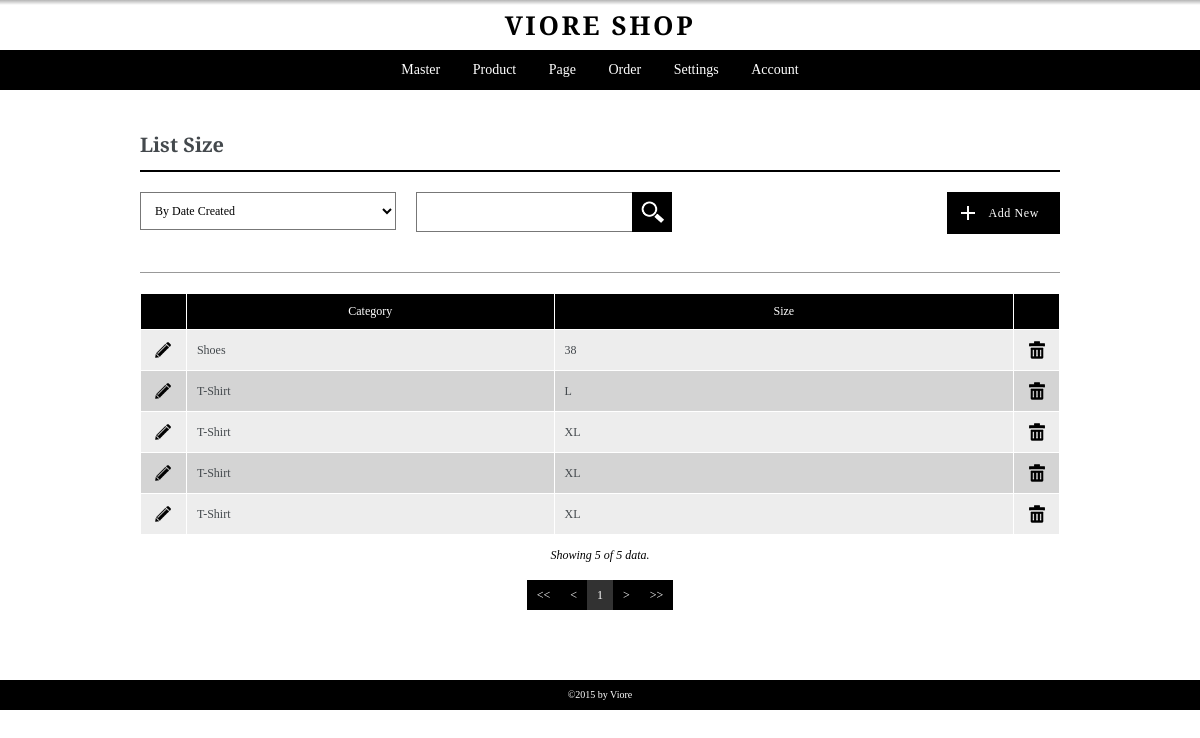
/admin/pages/listsize.php, run on the app's committed database.
### tables this page shows
CREATE TABLE `size` (
  `id_size` int(5) NOT NULL,
  `id_category` int(5) NOT NULL,
  `size_name` varchar(100) NOT NULL,
  `user_create` int(5) NOT NULL,
  `user_edit` int(5) NOT NULL,
  `date_created` datetime NOT NULL,
  `date_edited` datetime NOT NULL,
  `active` int(1) NOT NULL
);

CREATE TABLE `category` (
  `id_category` int(5) NOT NULL,
  `category_name` varchar(100) NOT NULL,
  `category_description` text NOT NULL,
  `user_create` int(5) NOT NULL,
  `user_edit` int(5) NOT NULL,
  `date_created` datetime NOT NULL,
  `date_edited` datetime NOT NULL,
  `active` int(1) NOT NULL
);

### admin/pages/listsize.php (the view, shortened to what this page needs)
<?php
	include "header.php";
	$pagecall = "listsize";
	include "controller.php";
?>
<div class="container">
	<div class="content list listsize">
		<h3>List Size</h3>
		<?php
			include ("../pages/filter-box.php");
		?>
		<div class="data-table">
			<table border="1" cellpadding="0" cellspacing="0" width="100%">
				<colgroup>
					<col width="5%">
					<col width="40%">
					<col width="">
					<col width="5%">
				</colgroup>
				<thead>
					<tr>
						<th>&nbsp;</th>
						<th>Category</th>
						<th>Size</th>
						<th>&nbsp;</th>
					</tr>
				</thead>
				<tbody>
					<?php
					$batas=20;
					if (empty($halaman))
					{
						$posisi=0;
						$halaman=1;
					}
					else
					{
						$posisi=($halaman-1)*$batas;
					}
					$sql = "SELECT s.*, c.category_name FROM size s, category c ";
					$sql .= "WHERE s.id_category = c.id_category ";
					if ((isset($_POST['sortingchoice'])) AND ($_POST['sortingchoice']!="all"))
					{
						$sorting_opt = explode(":", $_POST['sortingchoice']);
						$sql .= "ORDER BY ".$sorting_opt[0]." ".$sorting_opt[1]." ";
					}
					else{
						$sql .= "ORDER BY date_created DESC ";
					}
					$sqlp = $sql."LIMIT $posisi,$batas";
					$result = mysql_query($sqlp);
					while ($row=mysql_fetch_array($result))
					{
						echo '<tr>';
						echo '	<td align="center">
									<a href="'.$addnewpage.'?action=ubah&kode='.$row["id_size"].'" class="link-opt"><img src="../images/icon-pencil.png" alt="Edit" title="Edit"></a>
								</td>
						';
						echo '	<td align="left">'.$row['category_name'].'</td>';
						echo '	<td align="left">'.$row['size_name'].'</td>';
						echo '	<td align="center">
									<a href="deletion.php?kode='.$row["id_size"].'&pagecall='.$pagecall.'" class="link-opt"><img src="../images/icon-trash.png" alt="Delete" title="Delete"></a>
								</td>
						';
						echo '</tr>';
					}
					?>
				</tbody>
			</table>
		</div>
		<div class="data-show">
			<?php
				$jumlah = mysql_num_rows($result);
				$showing = $batas;
				if ($jumlah<$batas){$showing=$jumlah;}
				echo '<p>Showing '.$showing.' of '.$jumlah.' data.</p>';
			?>
		</div>
		<?php
			include ("../modules/paging.php");
		?>
	</div>
</div>
<?php
	include "footer.php";
?>

### admin/pages/header.php (shortened to what this page needs)
<html>
<head>
	<link rel="stylesheet" type="text/css" href="../css/reset.css">
	<link rel="stylesheet" type="text/css" href="../css/baseline.css">
	<link rel="stylesheet" type="text/css" href="../css/layout.css">
	<link rel="stylesheet" type="text/css" href="../css/main.css">
	<link rel="stylesheet" type="text/css" href="../css/tablet.css" media="only screen and (max-width: 768px)" charset="utf-8">
	<link rel="stylesheet" type="text/css" href="../css/mobile540.css" media="only screen and (max-width: 540px)" charset="utf-8">
	<link rel="stylesheet" type="text/css" href="../css/mobile.css" media="only screen and (max-width: 320px)" charset="utf-8">
</head>
<body>
<div class="wrapper">
<header>
		<div class="header-content">
			<a href=""><h1>VIORE SHOP</h1></a>
		</div>
		<div class="menu">
			<nav>
				<ul>
					<li><a href="">Master</a>
					</li>
					<li>
						<a href="">Product</a>
					</li>
					<li>
						<a href="">Page</a>
					</li>
					<li>
						<a href="">Order</a>
					</li>
					<li>
						<a href="">Settings</a>
					</li>
					<li>
						<a href="">Account</a>
					</li>
				</ul>
			</nav>
		</div>
	</header>

### admin/pages/filter-box.php (shortened to what this page needs)
<?php
switch($pagecall){
	case "listsize" :
	$addnewpage = "addsize.php";
	break;
}
?>
<div class="form-tools">
	<div class="filter-box add-new">
		<a href="<?php echo $addnewpage; ?>" class="button add-button">Add New</a>
	</div>
	<form action='<?php echo $pagecall;?>.php' method='POST' name="sorting" id="sorting">
		<div class="filter-box sorting">
			<select name='sortingchoice' id='sortingchoice'>
				<option value='all' selected>By Date Created</option>
			</select>
		</div>
		<div class="filter-box search">
			<input type='text' name='tekscari' id='tekscari' value='<?php if(isset($_POST['tekscari'])){ echo $_POST["tekscari"];}?>'>
			<input type='submit' name='search' id='search' value=''>
		</div>
	</form>
</div>

### admin/modules/paging.php (shortened to what this page needs)
<?php
$tampil= mysql_query($sql);
$jmldata=mysql_num_rows($tampil);
$jmlhalaman=ceil($jmldata/$batas);
$file="../pages/".$pagecall.".php";
?>
<div class="pagination">
	<nav>
		<ul>
		<?php
		if($halaman>1)
		{
			$previous=$halaman-1;
			echo "<li><a href='$file?halaman=1'>&lt;&lt;</a></li>";
			echo "<li><a href='$file?halaman=$previous'>&lt;</a></li>";
		}
		else
		{
			echo "<li><b>&lt;&lt;</b></li>";
			echo "<li><b>&lt;</b></li>";
		}
		echo "<li><b class='active'>$halaman</b></li>";
		if ($halaman<$jmlhalaman)
		{
			$next=$halaman+1;
			echo "<li><a href=$file?halaman=$next>&gt;</a></li>";
			echo "<li><a href=$file?halaman=$jmlhalaman>&gt;&gt;</a></li>";
		}
		else{
			echo "<li><b>&gt;</b></li>";
			echo "<li><b>&gt;&gt;</b></li>";
		}
?>
		</ul>
	</nav>
</div>

### admin/pages/footer.php
<footer>
		<div class="copy">&copy;2015 by Viore</div>
	</footer>
</div>
</body>
</html>

### admin/css/baseline.css (style rules this page uses)
body { font-family: 'Arvo', serif; font-size: 10px; line-height: 20px; color: #44494d; }
h1, h2, h3, h4, h5, h6 { font-weight: bold; }
h1 { font-size: 28px; line-height: 30px; }
h3 { font-size: 20px; line-height: 30px; }
a { text-decoration: none; }
a, a:visited { line-height: 20px; font-size: 12px; }
p { font-size: 14px; line-height: 20px; }
ul li { margin-left: 20px; }
form>div { margin-bottom: 10px; }
input[type="text"], input[type="email"], input[type="password"], input[type="number"], textarea { outline: 0; padding: 10px; color: #000; font-size: 14px; line-height: 18px; border: 1px solid #777; width: 100%; height: 40px; background: #ffffff; }
select { font-size: 12px; line-height: 20px; padding: 10px; border: 1px solid #777; background: #fff; width: 100%; }
table { border: 1px solid #ffffff; font-size: 12px; }
table tr th, table tr td { padding: 10px; }
table tr th { text-align: center; background: #000; color: #fff; }
table tr td { background: #d4d4d4; }
table tr:nth-child(2n+1) td { background: #ededed; }
input[type="submit"], button, .button { padding: 10px 30px; display: inline-block; color: #fff; border: 1px solid #000; cursor: pointer; font-size: 14px; line-height: 20px; text-align: center; background: #000; letter-spacing: 0.05em; }

### admin/css/layout.css (style rules this page uses)
*, *:before, *:after { -moz-box-sizing: border-box; -webkit-box-sizing: border-box; box-sizing: border-box; }
body { background: #FFFFFF; }
.wrapper { padding-top: 90px; position: relative; min-height: 100%; }
header { background: rgba(255,255,255,0.85); height: 90px; position: fixed; top: 0; left: 0; right: 0; z-index: 9; }
header .header-content { padding: 10px 0; background: -moz-linear-gradient(top, rgba(140,140,140,0.65) 0%, rgba(126,126,126,0) 10%, rgba(0,0,0,0) 100%); background: -webkit-linear-gradient(top, rgba(140,140,140,0.65) 0%,rgba(126,126,126,0) 10%,rgba(0,0,0,0) 100%); background: linear-gradient(to bottom, rgba(140,140,140,0.65) 0%,rgba(126,126,126,0) 10%,rgba(0,0,0,0) 100%); filter: progid:DXImageTransform.Microsoft.gradient( startColorstr='#a68c8c8c', endColorstr='#00000000',GradientType=0 ); }
footer { background-color: #000000; }
.container { padding: 20px; max-width: 960px; margin: auto; }
.menu { background-color: #000000; text-align: center; }
.menu ul { list-style: none; }
.menu ul li { padding: 10px 15px; list-style: none; display: inline-block; margin: 0; position: relative; }
.menu ul li a { display: block; color: #fff; font-size: 14px; line-height: 20px; }

### admin/css/main.css (style rules this page uses)
header h1 { font-family: 'Slabo 27px', serif; text-align: center; font-size: 26px; line-height: 30px; letter-spacing: 0.1em; color: #000; }
footer { color: #fff; }
footer .copy { padding: 5px 0; text-align: center; }
.list { margin: 20px 0 50px; }
.list h3 { margin-bottom: 20px; padding-bottom: 10px; border-bottom: 2px solid #000; }
.form-tools { padding-bottom: 20px; margin-bottom: 20px; border-bottom: 1px solid #999999; }
.filter-box { float: left; width: 30%; padding-right: 20px; }
.filter-box.add-new { padding: 0; float: right; width: 20%; text-align: right; }
.filter-box.search { position: relative; }
.filter-box.search input[type="text"] { padding-right: 50px; }
.filter-box.search input[type="submit"] { position: absolute; right: 20px; top: 0; width: 40px; height: 40px; padding: 0; background: #000000 url("../images/zoom-icon.png") no-repeat 3px center; }
.add-button { padding-left: 40px; padding-right: 20px; background: #000000 url("../images/icon-plus.png") no-repeat 10px center; font-size: 12px; }
.data-table { margin-bottom: 10px; }
.data-show { margin-bottom: 15px; text-align: center; }
.data-show p { font-size: 12px; line-height: 20px; color: #000000; font-style: italic; }
.pagination { text-align: center; }
.pagination nav ul { list-style-type: none; }
.pagination nav ul li { display: inline-table; margin: 0; }
.pagination nav ul li a, .pagination nav ul li b { display: block; padding: 5px 10px; background: #000000; color: #fff; }
.pagination nav ul li b { font-weight: normal; font-size: 12px; }
.pagination nav ul li b.active { opacity: 0.8; }
a.link-opt { display: inline-block; }

### data on the page
size: id_category.category_name "Shoes", size_name "38"
size: id_category.category_name "T-Shirt", size_name "L"
size: id_category.category_name "T-Shirt", size_name "XL"
size: id_category.category_name "T-Shirt", size_name "XL"
size: id_category.category_name "T-Shirt", size_name "XL"

### other printed values
$showing "5"
$jumlah "5"
$halaman "1"
